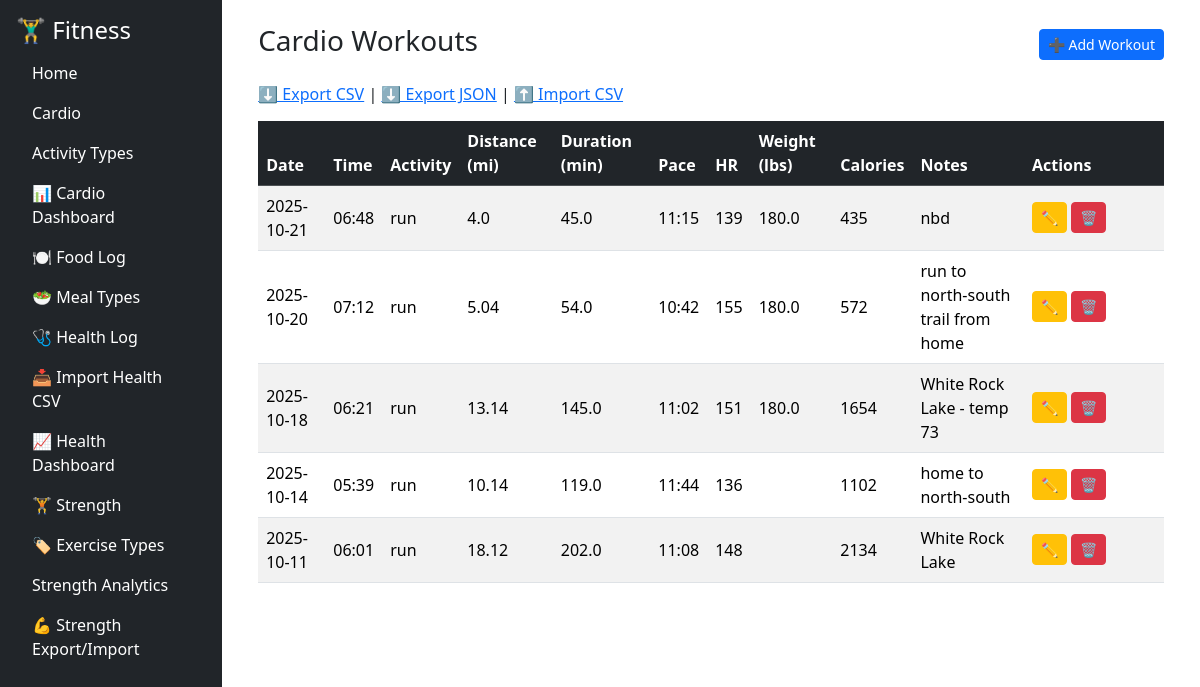
The app's page /cardio/, older data.
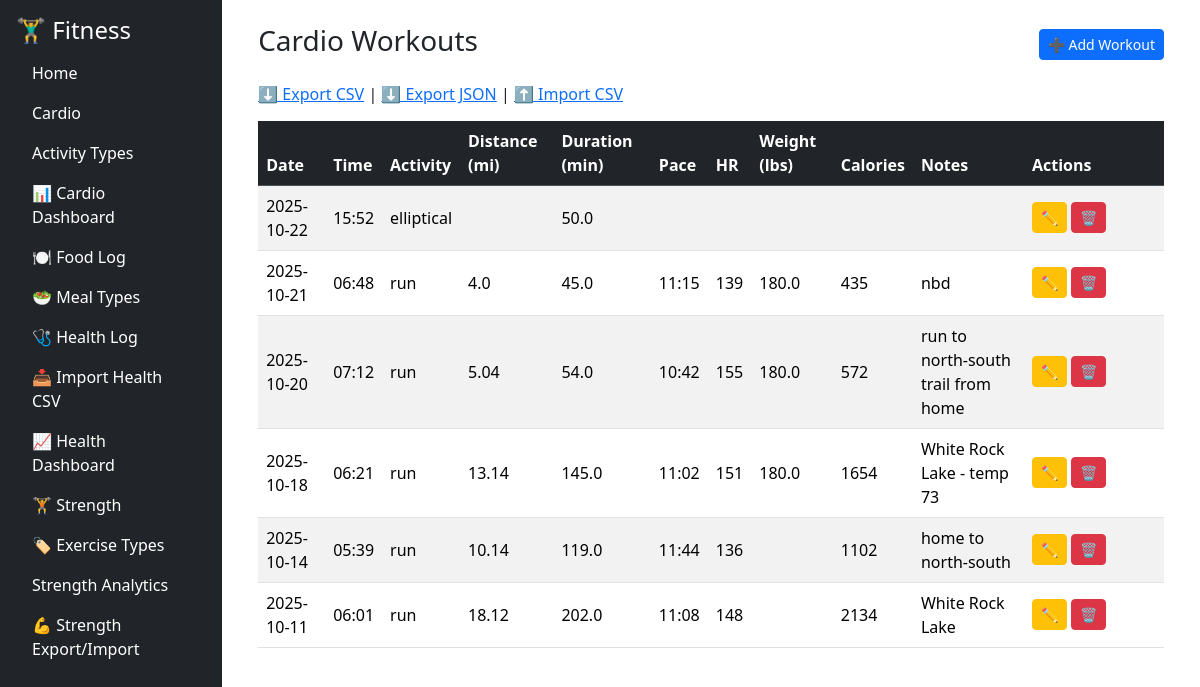
The same page, newer data.
### tables this page shows
CREATE TABLE cardio_workouts (
        id INTEGER PRIMARY KEY AUTOINCREMENT,
        date TEXT NOT NULL,
        time TEXT,
        activity_type_id INTEGER NOT NULL,
        distance_miles REAL,
        duration_minutes REAL,
        pace_min_per_mile TEXT,
        avg_heart_rate INTEGER,
        calories_burned INTEGER,
        weight_lbs REAL,
        notes TEXT,
        FOREIGN KEY (activity_type_id) REFERENCES activity_types (id)
    );

CREATE TABLE activity_types (
        id INTEGER PRIMARY KEY AUTOINCREMENT,
        name TEXT NOT NULL,
        description TEXT
    );

### fitness/cardio/routes/cardio_routes.py (the view)
@cardio_bp.route("/")
def cardio_list():
    conn = get_connection()
    cur = conn.cursor()
    cur.execute("""
        SELECT cw.*, at.name AS activity_name
        FROM cardio_workouts cw
        JOIN activity_types at ON cw.activity_type_id = at.id
        ORDER BY date DESC, time DESC
    """)
    workouts = cur.fetchall()
    conn.close()
    return render_template("cardio_list.html", workouts=workouts)

### fitness/db/db.py (called while the page is built)
def get_connection():
    conn = sqlite3.connect(DB_PATH)
    conn.row_factory = sqlite3.Row
    return conn

### fitness/cardio/templates/cardio_list.html
{% extends "base.html" %}
{% block content %}
<div class="container">
  <div class="d-flex justify-content-between align-items-center mb-3">
    <h3>Cardio Workouts</h3>
    <a href="{{ url_for('cardio_bp.add_cardio') }}" class="btn btn-primary btn-sm">➕ Add Workout</a>
  </div>
<div style="margin-bottom: 15px;">
    <a href="{{ url_for('cardio_bp.export_cardio_csv') }}">⬇️ Export CSV</a> |
    <a href="{{ url_for('cardio_bp.export_cardio_json') }}">⬇️ Export JSON</a> |
    <a href="{{ url_for('cardio_bp.import_cardio_csv') }}">⬆️ Import CSV</a>
</div>
  {% if workouts %}
  <table class="table table-striped table-hover align-middle">
    <thead class="table-dark">
      <tr>
        <th class="sortable" data-type="date">Date</th>
        <th class="sortable">Time</th>
        <th class="sortable">Activity</th>
        <th class="sortable">Distance (mi)</th>
        <th class="sortable">Duration (min)</th>
        <th class="sortable">Pace</th>
        <th class="sortable">HR</th>
        <th class="sortable">Weight (lbs)</th>
        <th class="sortable">Calories</th>
        <th>Notes</th>
        <th style="width: 140px;">Actions</th>
      </tr>
    </thead>
    <tbody>
      {% for w in workouts %}
      <tr>
        <td>{{ w.date }}</td>
        <td>{{ w.time or '' }}</td>
        <td>{{ w.activity_name }}</td>
        <td>{{ w.distance_miles or '' }}</td>
        <td>{{ w.duration_minutes or '' }}</td>
        <td>{{ w.pace_min_per_mile or '' }}</td>
        <td>{{ w.avg_heart_rate or '' }}</td>
        <td>{{ w.weight_lbs or '' }}</td>
        <td>{{ w.calories_burned or '' }}</td>
        <td>{{ w.notes or '' }}</td>
        <td>
          <a href="{{ url_for('cardio_bp.edit_cardio', id=w.id) }}" class="btn btn-sm btn-warning">✏️</a>
          <a href="{{ url_for('cardio_bp.delete_cardio', id=w.id) }}" class="btn btn-sm btn-danger"
             onclick="return confirm('Delete this workout?')">🗑️</a>
        </td>
      </tr>
      {% endfor %}
    </tbody>
  </table>
  {% else %}
  <p class="text-muted">No workouts recorded yet. Click "Add Workout" to begin.</p>
  {% endif %}
</div>
{% endblock %}

### fitness/templates/base.html (shortened to what this page needs)
<!DOCTYPE html>
<html lang="en">
<head>
    <link rel="stylesheet" href="https://cdn.jsdelivr.net/npm/bootstrap@5.3.2/dist/css/bootstrap.min.css">
</head>
<body>
<div class="d-flex">
    <div class="bg-dark text-white p-3" style="min-width:200px; height:100vh;">
        <h4>🏋️‍♂️ Fitness</h4>
        <ul class="nav flex-column">
<li class="nav-item"><a href="{{ url_for('index') }}" class="nav-link text-white">Home</a></li>
<li class="nav-item"><a href="{{ url_for('cardio_bp.cardio_list') }}" class="nav-link text-white">Cardio</a></li>
<li class="nav-item"><a href="{{ url_for('cardio_bp.activity_types') }}" class="nav-link text-white">Activity Types</a></li>
<li class="nav-item"><a href="{{ url_for('cardio_bp.dashboard') }}" class="nav-link text-white">📊 Cardio Dashboard</a></li>
<li class="nav-item">
  <a class="nav-link text-white" href="{{ url_for('food_bp.food_list') }}">🍽️ Food Log</a>
</li>
<li class="nav-item">
  <a class="nav-link text-white" href="{{ url_for('food_bp.meal_types') }}">🥗 Meal Types</a>
</li>
<li class="nav-item"><a class="nav-link text-white" href="{{ url_for('health_bp.health_list') }}">🩺 Health Log</a></li>
  <li class="nav-item"><a class="nav-link text-white" href="{{ url_for('health_bp.health_import') }}">📥 Import Health CSV</a></li>
  <li class="nav-item"><a class="nav-link text-white" href="{{ url_for('health_bp.health_dashboard') }}">📈 Health Dashboard</a></li>
<li class="nav-item"><a class="nav-link text-white" href="{{ url_for('strength_bp.strength_list') }}">🏋️ Strength</a></li>
<li class="nav-item"><a class="nav-link text-white" href="{{ url_for('strength_bp.exercise_types') }}">🏷️ Exercise Types</a></li>
<li class="nav-item"><a class="nav-link text-white" href="{{ url_for('strength_bp.strength_dashboard') }}">Strength Analytics</a></li>
<li class="nav-item"><a class="nav-link text-white" href="{{ url_for('strength_bp.import_strength') }}">💪 Strength Export/Import</a></li>
          </ul>
    </div>
    <div class="flex-grow-1 p-4">
        {% block content %}{% endblock %}
    </div>
</div>
</body>
</html>

### fitness/templates/base.html (style rules this page uses)
th.sortable { user-select: none; }

Row changes from the older to the newer data that the page shows:
added cardio_workouts: date "2025-10-22", time "15:52", activity_name "elliptical", duration_minutes "50.0"
